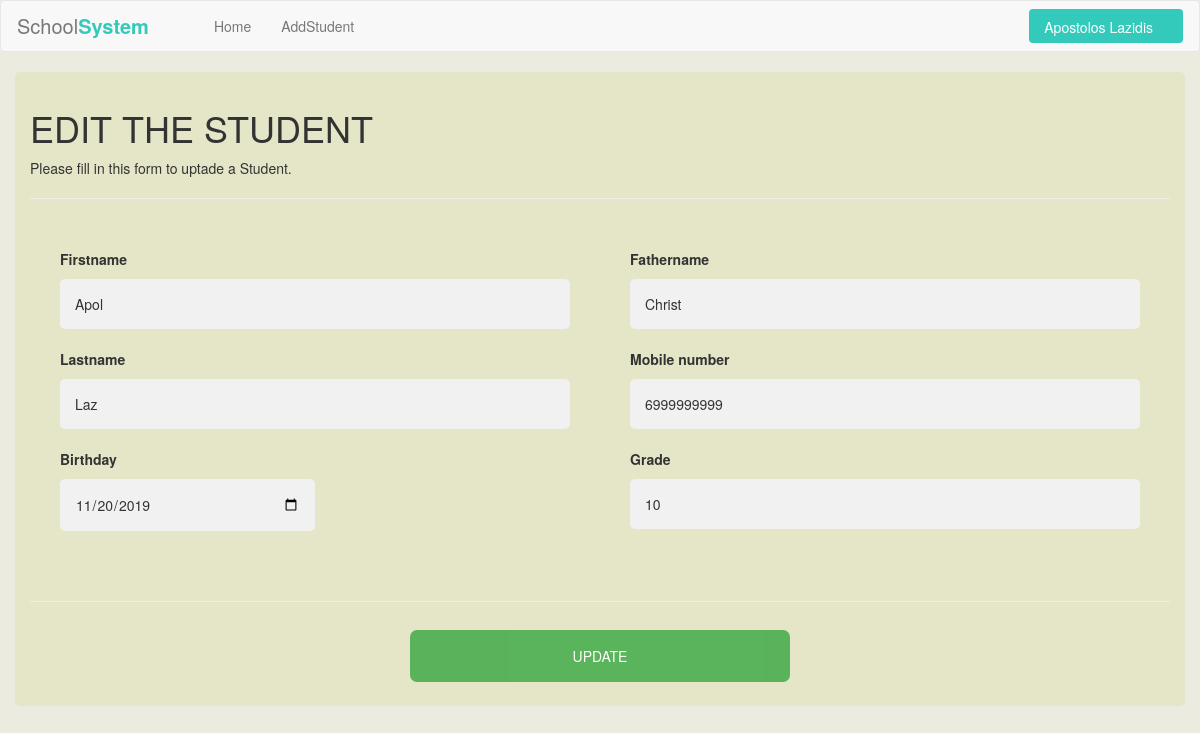
/login2/EditStudent.php?editId=1 (signed in), run on the app's committed database.
### tables this page shows
CREATE TABLE `Teacher` (
  `ID` int(11) NOT NULL,
  `USERNAME` varchar(255) NOT NULL,
  `FIRSTNAME` varchar(255) NOT NULL,
  `LASTNAME` varchar(255) NOT NULL,
  `EMAIL` varchar(255) NOT NULL,
  `ADRESS` text NOT NULL,
  `PASSWORD` varchar(255) NOT NULL,
  `MOBILE_NUMBER` varchar(11) NOT NULL
);

CREATE TABLE `Students` (
  `ID` int(11) NOT NULL,
  `FIRSTNAME` varchar(255) NOT NULL,
  `LASTNAME` varchar(255) NOT NULL,
  `FATHERNAME` varchar(255) NOT NULL,
  `BIRTHDAY_DATE` date NOT NULL,
  `GRADE` float NOT NULL,
  `MOBILE_NUMBER` varchar(11) NOT NULL
);

### login2/EditStudent.php (the view, shortened to what this page needs)
<?php
$profil=$_SESSION['user'];
if($profil != true)
{
    header("Location: index.php");
}
else
{
require_once('config.php');
	$firstname = $lastname = $fathername = $id = $mobile_phone = $birthday = $grade  = '';
	$firstname_err = $lastname_err = $fathername_err =  $birthday_err = $grade_err = $mobile_phone_err = '';
if(isset($_REQUEST['editId'])){
	$key = $_GET['editId'];
	$sql = "SELECT * FROM Students WHERE ID='$key'";
	$result = mysqli_query($link, $sql) or die(mysqli_error($link));
	$row = mysqli_fetch_assoc($result);
	$firstname = $row['FIRSTNAME'];
	$lastname =$row['LASTNAME'];
	$fathername =$row['FATHERNAME'];
	$birthday =$row['BIRTHDAY_DATE'];
	$grade =$row['GRADE'];
	$mobile_phone=$row['MOBILE_NUMBER'];
}
}
?>
<?php
include('header.php');
?>
<!DOCTYPE html>
<html>
<head>
<link rel="stylesheet" href="css/addStud.css" type="text/css">
  <link rel="stylesheet" href="https://maxcdn.bootstrapcdn.com/bootstrap/3.3.7/css/bootstrap.min.css">
</head>
<body style="background-color:#ebebe0;">
<form method="post">
  <div class="container" style="background-color: #e5e5c7;">
    <h1>EDIT THE STUDENT</h1>
    <p>Please fill in this form to uptade a Student.</p>
    <hr>
	<div class="cont1" >
	<div class="fs">
		<div class="<?php echo (!empty($firstname_err)) ? 'has-error' : ''; ?>">
			<label for="firstname"><b>Firstname</b></label>
			<br>
			<input type="text" value="<?php echo $firstname; ?>" name="firstname" placeholder="Enter Firstname">
		</div>
		<div class="<?php echo (!empty($lastname_err)) ? 'has-error' : ''; ?>">
			<label for="lastname"><b>Lastname</b></label>
			<br>
			<input placeholder="Enter Lastname" type="text" value="<?php echo $lastname; ?>" name="lastname" >
		</div>
		<div class="<?php echo (!empty($birthday_err)) ? 'has-error' : ''; ?>">
			<label for="birthday"><b>Birthday</b></label>
			<br>
			<input placeholder="Enter Birthday Date" type="date" value="<?php echo $birthday; ?>" name="birth" >
		</div>
	</div>
	<div class="fs">
		<div class="<?php echo (!empty($fathername_err)) ? 'has-error' : ''; ?>">
			<label for="fathername"><b>Fathername</b></label>
			<br>
			<input placeholder="Enter Fathername" type="text" value="<?php echo $fathername; ?>" name="fathername" >
		</div>
		<div class="<?php echo (!empty($mobile_phone_err)) ? 'has-error' : ''; ?>">
			<label for="mobile_numb"><b>Mobile number</b></label>
			<br>
			<input placeholder="Enter Mobile Number" type="text" value="<?php echo $mobile_phone; ?>" name="mobl" >
		</div>
		<div class="<?php echo (!empty($grade_err)) ? 'has-error' : ''; ?>">
			<label for="grade"><b>Grade</b></label>
			<br>
			<input placeholder="Enter Grade" type="text" value="<?php echo $grade; ?>" name="grade" >
		</div>
	</div>
	</div>
	<div align="center" class="fs2">
		<hr>
		<button type="submit" name="btn-reg" class="registerbtn" style="align:center;">UPDATE</button>
	</div>
  </div>
</form>
</body>
</html>

### login2/header.php (shortened to what this page needs)
<?php
$profil=$_SESSION['user'];
if($profil != true)
{
    header("Location: index.php");
}
else
{
$sqle = "SELECT * FROM Teacher WHERE USERNAME = '$profil' OR EMAIL= '$profil' ";
  $resulte = mysqli_query($link, $sqle) or die(mysqli_error($link));
  $rowe = mysqli_fetch_assoc($resulte);
  $firstn = $rowe['FIRSTNAME'];
  $lastnam = $rowe['LASTNAME'];
}
?>
<!DOCTYPE html>
<html lang="en">
<head>
<link rel="stylesheet"  href="header.css">
<link rel="stylesheet" href="https://maxcdn.bootstrapcdn.com/font-awesome/4.7.0/css/font-awesome.min.css">
<link rel="stylesheet" href="https://maxcdn.bootstrapcdn.com/bootstrap/3.3.7/css/bootstrap.min.css">
</head>
<body>
<nav class="navbar navbar-default navbar-expand-lg navbar-light">
  <div class="navbar-header d-flex col">
    <a class="navbar-brand" href="teacher.php">School<b>System</b></a>
  </div>
  <div id="navbarCollapse" class="collapse navbar-collapse justify-content-start">
    <ul class="nav navbar-nav">
      <li class="nav-item"><a href="teacher.php" class="nav-link">Home</a></li>
      <li class="nav-item"><a href="AddStudent.php" class="nav-link">AddStudent</a></li>
    </ul>
    <ul class="nav navbar-nav navbar-right ml-auto">
      <li class="nav-item">
        <a href="#" data-toggle="dropdown" class="btn btn-primary dropdown-toggle get-started-btn mt-1 mb-1"><?php echo $firstn ." ". $lastnam; ?></a>
      </li>
    </ul>
  </div>
</nav>
</body>
</html>

### login2/header.css (style rules this page uses)
.navbar-header.col { padding: 0 !important; }
.navbar { background: #fff; padding-left: 16px; padding-right: 16px; border-bottom: 1px solid #dfe3e8; border-radius: 0; }
.navbar .navbar-brand, .navbar .navbar-brand:hover, .navbar .navbar-brand:focus { padding-left: 0; font-size: 20px; padding-right: 50px; }
.navbar .navbar-brand b { font-weight: bold; color: #33cabb; }
.navbar .nav li { position: relative; }
.navbar .nav li a { color: #888; }
.navbar .nav .btn-primary, .navbar .nav .btn-primary:active { color: #fff; background: #33cabb; padding-top: 8px; padding-bottom: 6px; vertical-align: middle; border: none; }
.navbar .navbar-right li:first-child a { padding-right: 30px; }
.navbar .nav .get-started-btn { min-width: 120px; margin-top: 8px; margin-bottom: 8px; }
.navbar .navbar-right .dropdown-toggle::after { display: none; }

### login2/css/addStud.css (style rules this page uses)
body { font-family: Arial, Helvetica, sans-serif; }
* { box-sizing: border-box; }
.container { margin-top:10px; padding: 16px; background-color: #33cabb; border-radius:5px; }
.fs { float:left; padding: 30px; width:50%; }
.fs2 { width:100%; float:left; }
input[type=text], input[type=date] { width: 100%; padding: 15px; margin: 5px 0px 22px 0; display: inline-block; border: none; background: #f1f1f1; border-radius:5px; }
input[type=date] { width: 50%; padding: 15px; margin: 5px 0px 22px 0; display: inline-block; border: none; background: #f1f1f1; border-radius:5px; }
hr { border: 1px solid #f1f1f1; margin-bottom: 25px; }
.registerbtn { background-color: #4CAF50; color: white; padding: 16px 20px; margin: 8px 0; border: none; cursor: pointer; width: 33.3%; opacity: 0.9; border-radius:7px; }
a { color: dodgerblue; }

### data on the page
teacher: FIRSTNAME "Apostolos", LASTNAME "Lazidis"
students: firstname "Apol", lastname "Laz", birth "11/20/2019", fathername "Christ", mobl "6999999999", grade "10"
